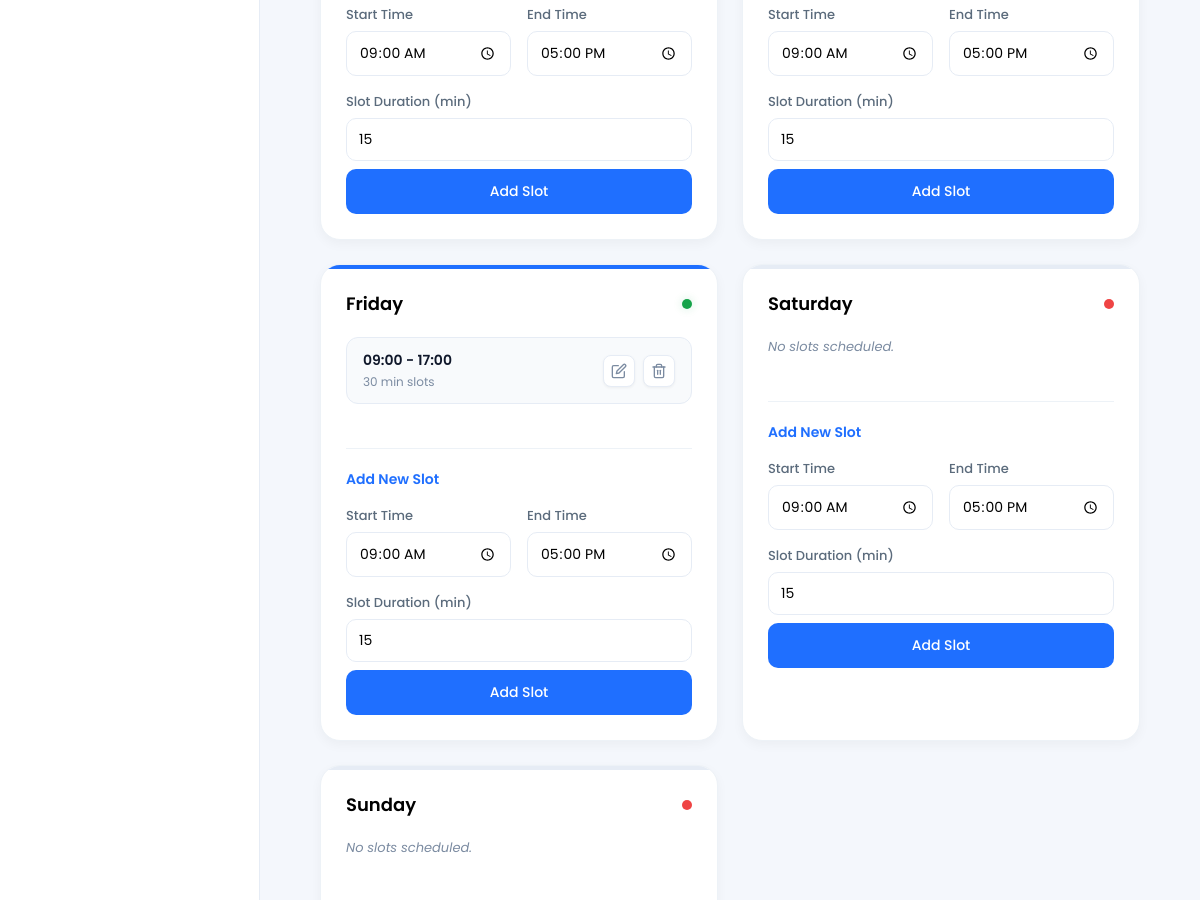
The app's page /accounts/doctor/availability/ (signed in, middle part), older data.
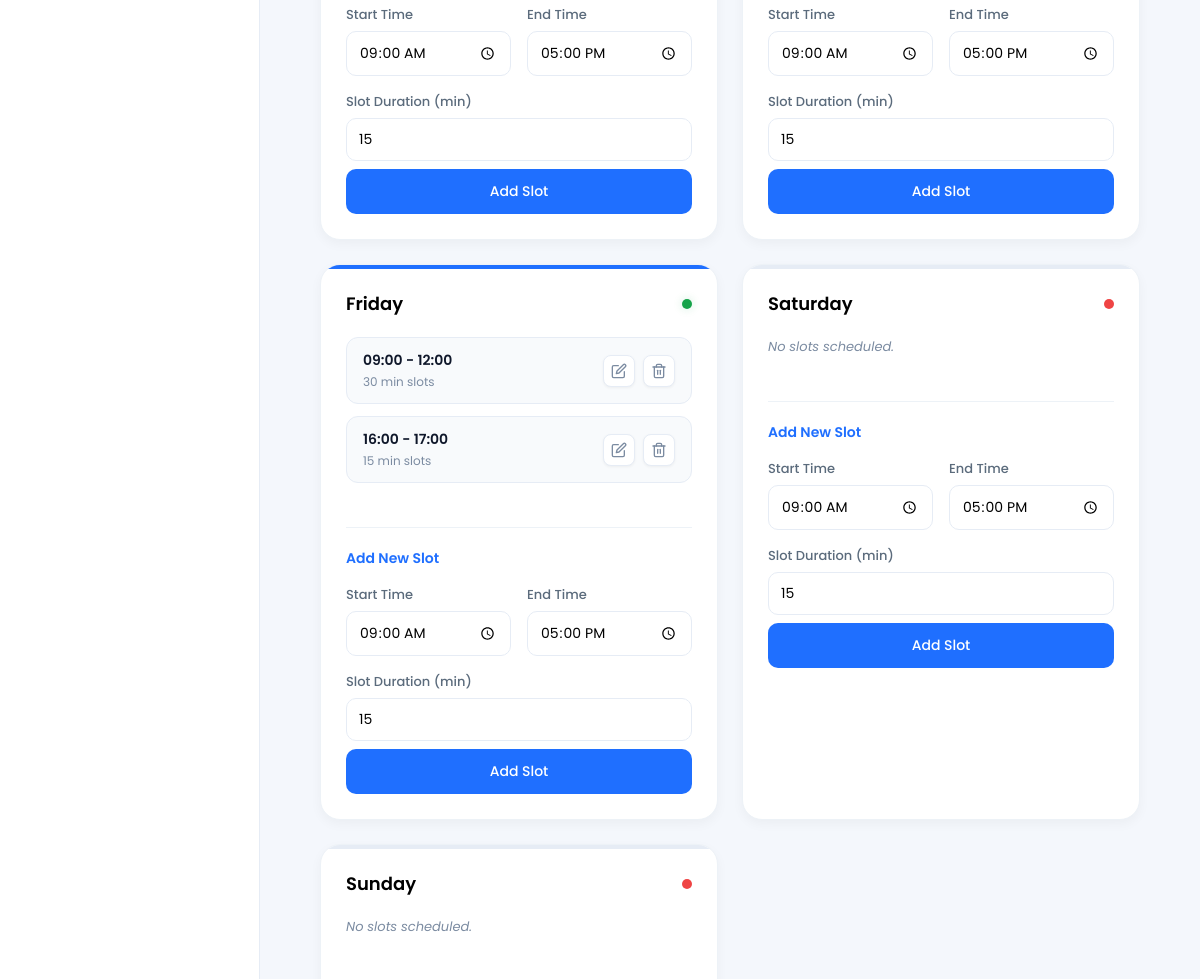
The same page, newer data.
### accounts/models.py (models this page shows, shortened)
class DoctorAvailability(models.Model):
    WEEKDAYS = (
        (0, 'Monday'),
        (1, 'Tuesday'),
        (2, 'Wednesday'),
        (3, 'Thursday'),
        (4, 'Friday'),
        (5, 'Saturday'),
        (6, 'Sunday'),
    )
    doctor = models.ForeignKey(
        DoctorProfile,
        on_delete=models.CASCADE
    )
    weekday = models.IntegerField(choices=WEEKDAYS)
    start_time = models.TimeField()
    end_time = models.TimeField()
    slot_duration = models.IntegerField(
        default=15,
        help_text="Duration in minutes"
    )
    is_active = models.BooleanField(default=True)
    class Meta:
        constraints = [
            models.CheckConstraint(
                check=models.Q(
                    end_time__gt=models.F('start_time')
                ),
                name='availability_end_after_start'
            )
        ]

### accounts/views.py (the view, shortened to what this page needs)
# urls.py: path('doctor/availability/', views.manage_availability, name='manage_availability'),
@login_required
def manage_availability(request):
    if request.user.role != 'DOCTOR':
        messages.error(request, 'Access denied')
        return redirect('home')
    doctor = DoctorProfile.objects.get(user=request.user)
    availabilities = DoctorAvailability.objects.filter(doctor=doctor).order_by('weekday', 'start_time')
    avail_dict = {i: [] for i, _ in DoctorAvailability.WEEKDAYS}
    for a in availabilities:
        avail_dict[a.weekday].append(a)
    days_data = []
    for i, name in DoctorAvailability.WEEKDAYS:
        days_data.append({
            'id': i,
            'name': name,
            'slots': avail_dict.get(i, []),
            'has_data': len(avail_dict.get(i, [])) > 0
        })
    return render(request, 'accounts/manage_availability.html', {
        'doctor': doctor,
        'days_data': days_data
    })

### templates/accounts/manage_availability.html (shortened to what this page needs)
{% extends 'accounts/doctor_dashboard.html' %}
{% block doctor_main %}
<div class="schedule-container">
    <div class="schedule-calendar-grid">
        {% for day in days_data %}
        <div class="schedule-day-card {% if day.has_data %}has-data{% endif %}" id="day-card-{{ day.id }}">
            <div class="schedule-day-title">
                <h2>{{ day.name }}</h2>
                <div class="schedule-status-dot {% if day.has_data %}active{% endif %}"
                    title="{% if day.has_data %}Active{% else %}Inactive{% endif %}"></div>
            </div>
            <div class="schedule-slots-list">
                {% if day.slots %}
                {% for slot in day.slots %}
                <div class="schedule-slot-item" id="slot-{{ slot.id }}">
                    <div class="schedule-slot-info">
                        <span class="schedule-slot-time">{{ slot.start_time|time:"H:i" }} - {{ slot.end_time|time:"H:i" }}</span>
                        <span class="schedule-slot-duration">{{ slot.slot_duration }} min slots</span>
                    </div>
                    <div class="schedule-slot-actions">
                        <button type="button" class="schedule-action-btn"
                            onclick="editSlot('{{ day.id }}', '{{ slot.id }}', '{{ slot.start_time|time:'H:i' }}', '{{ slot.end_time|time:'H:i' }}', '{{ slot.slot_duration }}')"
                            title="Edit Slot">
                            <svg width="16" height="16" viewBox="0 0 24 24" fill="none" stroke="currentColor"
                                stroke-width="2" stroke-linecap="round" stroke-linejoin="round">
                                <path d="M11 4H4a2 2 0 0 0-2 2v14a2 2 0 0 0 2 2h14a2 2 0 0 0 2-2v-7"></path>
                                <path d="M18.5 2.5a2.121 2.121 0 0 1 3 3L12 15l-4 1 1-4 9.5-9.5z"></path>
                            </svg>
                        </button>
                        <form method="POST" style="display:inline;"
                            onsubmit="return confirm('Are you sure you want to delete this slot?')">
                            <button type="submit" class="schedule-action-btn delete" title="Delete Slot">
                            </button>
                        </form>
                    </div>
                </div>
                {% endfor %}
                {% else %}
                <p style="color: #7b8ba1; font-size: 13px; font-style: italic;">No slots scheduled.</p>
                {% endif %}
            </div>
            <div class="schedule-form-divider"></div>
            <form method="POST" id="form-{{ day.id }}">
                <div class="schedule-form-header">
                    <span id="form-title-{{ day.id }}">Add New Slot</span>
                </div>
                <div class="schedule-time-inputs">
                    <div class="schedule-form-group">
                        <label>Start Time</label>
                        <input type="time" name="start_time" id="start-time-{{ day.id }}" value="09:00" required>
                    </div>
                    <div class="schedule-form-group">
                        <label>End Time</label>
                        <input type="time" name="end_time" id="end-time-{{ day.id }}" value="17:00" required>
                    </div>
                </div>
                <div class="schedule-form-group">
                    <label>Slot Duration (min)</label>
                    <input type="number" name="slot_duration" id="duration-{{ day.id }}" value="15" min="5" max="120"
                        required>
                </div>
                <button type="submit" class="schedule-save-btn" id="submit-btn-{{ day.id }}">
                    Add Slot
                </button>
            </form>
        </div>
        {% endfor %}
    </div>
</div>
{% endblock %}

Row changes from the older to the newer data that the page shows:
changed DoctorAvailability (number 1 of 2 on the later page): end_time "17:00" → "12:00"
added DoctorAvailability: start_time "16:00", end_time "17:00", slot_duration "15"
